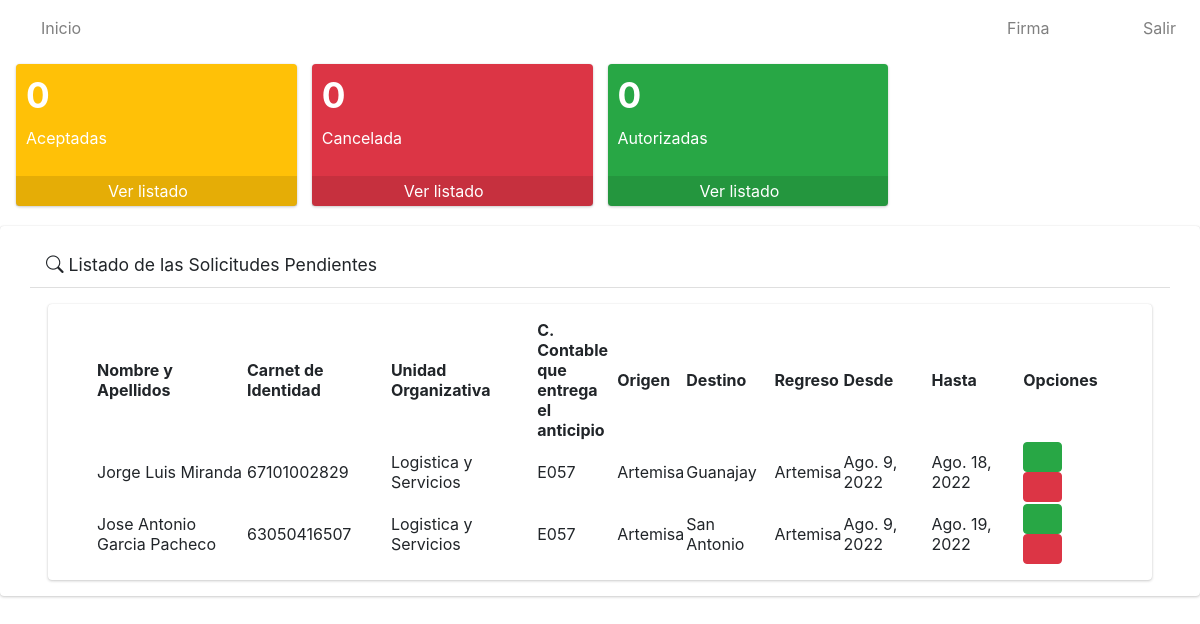
Page /solicitudes_pendientes/ on the earlier database version.
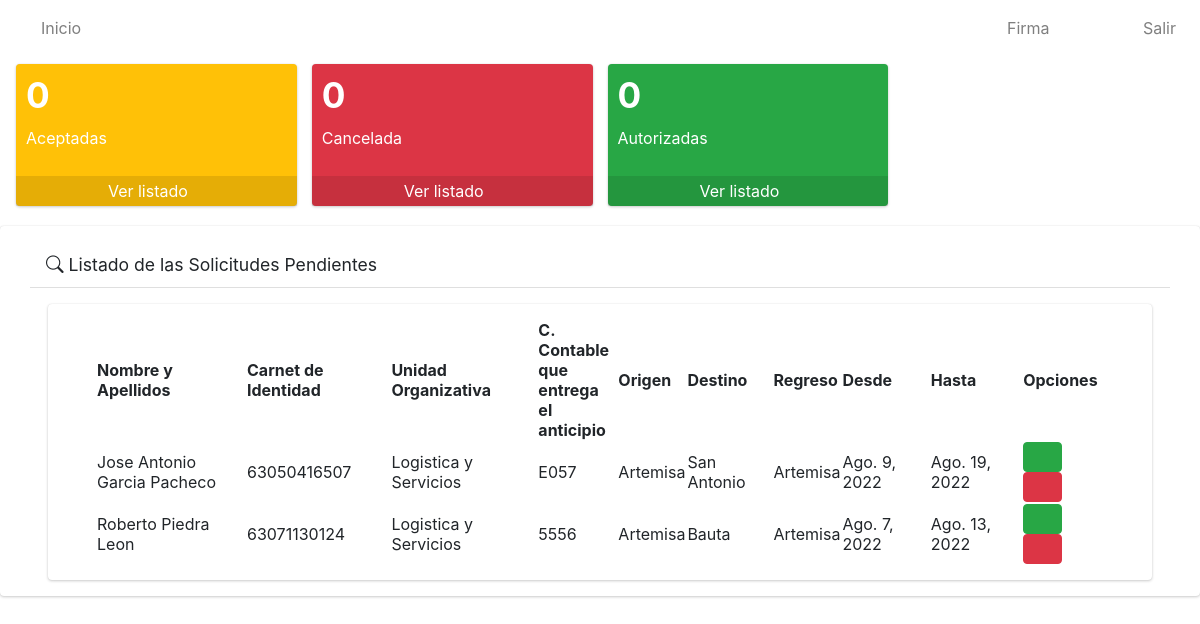
Same page on the later database version.
### app/models.py (models this page shows, shortened)
class Solicitud(models.Model):
    numero=models.IntegerField()
    solicitante=models.ForeignKey(User, on_delete=models.CASCADE)
    trabajador=models.ForeignKey(Trabajador, on_delete=models.CASCADE)
    unidad_organizativa=models.ForeignKey(Unidad_Organizativa, on_delete=models.CASCADE)
    c_contable=models.CharField(max_length=4)
    provincia=models.ForeignKey(Provincia, on_delete=models.CASCADE)
    origen=models.ForeignKey(Municipio, on_delete=models.CASCADE, related_name='municipio_origen')
    destino=models.ForeignKey(Municipio, on_delete=models.CASCADE, related_name='municipio_destino')
    regreso=models.ForeignKey(Municipio, on_delete=models.CASCADE, related_name='municipio_regreso')
    fecha_inicio=models.DateField()
    fecha_final=models.DateField()
    estado=models.CharField(max_length=20)
    class Meta:
        verbose_name="Solicitud"
        verbose_name_plural="Solicitudes"

class Trabajador(models.Model):
    nombre_y_apellidos = models.CharField(max_length=80)
    ci=models.CharField(max_length=11, unique=True)
    def __str__(self):
            return self.nombre_y_apellidos
    class Meta:
        verbose_name = "Trabajador"
        verbose_name_plural = "Trabajadores"

class Unidad_Organizativa(models.Model):
    nombre=models.CharField(max_length=100)
    def __str__(self):
        return self.nombre
    class Meta:
        verbose_name="Unidad Organizativa"
        verbose_name_plural="Unidades Organizativas"

class Municipio(models.Model):
    nombre=models.CharField(max_length=30)
    provincia=models.ForeignKey(Provincia, on_delete=models.CASCADE)
    def __str__(self):
        return self.nombre
    class Meta:
        verbose_name="Municipio"
        verbose_name_plural="Municipios"

### app/views.py (the view)
# urls.py: path('solicitudes_pendientes/', SolicitudPendienteListView.as_view(), name='pendientes'),
class SolicitudPendienteListView(ListView):
    model = Solicitud
    template_name = 'solicitudes/pendientes/listar.html'
    def get_context_data(self, **kwargs):
        context=super().get_context_data(**kwargs)
        context['object_list']=Solicitud.objects.all().filter(estado="Pendiente")
        return context

### app/templates/solicitudes/pendientes/listar.html (shortened to what this page needs)
{% extends 'base.html' %}
{% load static %}
{% block content %}
    <div class=" card card-default">
        <div class="card-header px-3 mb-3 mt-3 container">
            <h3 class="card-title">
            <i class="fas fa-exclamation-triangle bi bi-search"></i>
                Listado de las Solicitudes Pendientes
            </h3>
            </div>
        <div class="card card-body content-header mx-5 px-5">
            <table id="myTable" class="display" style="width: 100%;">
                <thead>
                    <tr>
                        <th>Nombre y Apellidos</th>
                        <th>Carnet de Identidad</th>
                        <th>Unidad Organizativa</th>
                        <th>C. Contable que entrega el anticipio</th>
                        <th>Origen</th>
                        <th>Destino</th>
                        <th>Regreso</th>
                        <th>Desde</th>
                        <th>Hasta</th>
                        <th>Opciones</th>
                    </tr>
                </thead>
                <tbody>
                    {% for i in object_list %}
                    <tr>
                        <td style="width: 150px;">{{i.trabajador}}</td>
                        <td>{{i.trabajador.ci}}</td>
                        <td>{{i.unidad_organizativa}}</td>
                        <td style="width: 80px;">{{i.c_contable}}</td>
                        <td>{{i.origen}}</td>
                        <td>{{i.destino}}</td>
                        <td>{{i.regreso}}</td>
                        <td>{{i.fecha_inicio}}</td>
                        <td>{{i.fecha_final}}</td>
                        <td>
                            <a href="#" onclick="aceptarSolicitud({{i.id}})" type="button" class="btn btn-success">
                                <i class="fas fa-check"></i>
                            </a>
                            <a href="#" type="button" class="btn btn-danger">
                                <i class="fas fa-times-circle"></i>
                            </a>
                        </td>
                    </tr>
                    {% endfor %}
                </tbody>
            </table>
        </div>
    </div>
{% endblock %}

Differences in the rows shown:
no longer on this page (row edited): Solicitud: trabajador "Jorge Luis Miranda", trabajador.ci "67101002829", unidad_organizativa "Logistica y Servicios", c_contable "E057", origen "Artemisa", destino "Guanajay", regreso "Artemisa", fecha_inicio "Ago. 9, 2022", fecha_final "Ago. 18, 2022"
added Solicitud: trabajador "Roberto Piedra Leon", trabajador.ci "63071130124", unidad_organizativa "Logistica y Servicios", c_contable "5556", origen "Artemisa", destino "Bauta", regreso "Artemisa", fecha_inicio "Ago. 7, 2022", fecha_final "Ago. 13, 2022"
